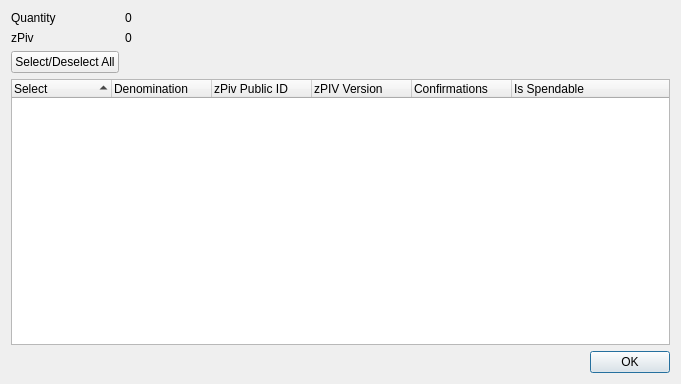
<?xml version="1.0" encoding="UTF-8"?>
<ui version="4.0">
 <class>ZPivControlDialog</class>
 <widget class="QDialog" name="ZPivControlDialog">
  <property name="geometry">
   <rect>
    <x>0</x>
    <y>0</y>
    <width>681</width>
    <height>384</height>
   </rect>
  </property>
  <property name="minimumSize">
   <size>
    <width>681</width>
    <height>384</height>
   </size>
  </property>
  <property name="windowTitle">
   <string>Select zPiv to Spend</string>
  </property>
  <layout class="QGridLayout" name="gridLayout">
   <item row="0" column="0">
    <layout class="QFormLayout" name="formLayout">
     <property name="sizeConstraint">
      <enum>QLayout::SetDefaultConstraint</enum>
     </property>
     <item row="0" column="0">
      <widget class="QLabel" name="labelQuantity">
       <property name="text">
        <string>Quantity</string>
       </property>
      </widget>
     </item>
     <item row="0" column="1">
      <widget class="QLabel" name="labelQuantity_int">
       <property name="text">
        <string>0</string>
       </property>
      </widget>
     </item>
     <item row="1" column="0">
      <widget class="QLabel" name="labelZPiv">
       <property name="text">
        <string>zPiv</string>
       </property>
      </widget>
     </item>
     <item row="1" column="1">
      <widget class="QLabel" name="labelZPiv_int">
       <property name="text">
        <string>0</string>
       </property>
      </widget>
     </item>
     <item row="2" column="0">
      <widget class="QPushButton" name="pushButtonAll">
       <property name="text">
        <string>Select/Deselect All</string>
       </property>
      </widget>
     </item>
    </layout>
   </item>
   <item row="1" column="0">
    <layout class="QVBoxLayout" name="verticalLayout">
     <item>
      <widget class="QTreeWidget" name="treeWidget">
       <property name="minimumSize">
        <size>
         <width>0</width>
         <height>250</height>
        </size>
       </property>
       <property name="alternatingRowColors">
        <bool>true</bool>
       </property>
       <property name="sortingEnabled">
        <bool>true</bool>
       </property>
       <property name="columnCount">
        <number>5</number>
       </property>
       <attribute name="headerDefaultSectionSize">
        <number>100</number>
       </attribute>
       <column>
        <property name="text">
         <string notr="true">Select</string>
        </property>
       </column>
       <column>
        <property name="text">
         <string notr="true">Denomination</string>
        </property>
       </column>
       <column>
        <property name="text">
         <string notr="true">zPiv Public ID</string>
        </property>
       </column>
       <column>
        <property name="text">
         <string notr="true">zPIV Version</string>
        </property>
       </column>
       <column>
        <property name="text">
         <string notr="true">Confirmations</string>
        </property>
       </column>
       <column>
        <property name="text">
         <string>Is Spendable</string>
        </property>
       </column>
      </widget>
     </item>
     <item>
      <widget class="QDialogButtonBox" name="buttonBox">
       <property name="orientation">
        <enum>Qt::Horizontal</enum>
       </property>
       <property name="standardButtons">
        <set>QDialogButtonBox::Ok</set>
       </property>
      </widget>
     </item>
    </layout>
   </item>
  </layout>
 </widget>
 <resources/>
 <connections>
  <connection>
   <sender>buttonBox</sender>
   <signal>accepted()</signal>
   <receiver>ZPivControlDialog</receiver>
   <slot>accept()</slot>
   <hints>
    <hint type="sourcelabel">
     <x>248</x>
     <y>254</y>
    </hint>
    <hint type="destinationlabel">
     <x>157</x>
     <y>274</y>
    </hint>
   </hints>
  </connection>
  <connection>
   <sender>buttonBox</sender>
   <signal>rejected()</signal>
   <receiver>ZPivControlDialog</receiver>
   <slot>reject()</slot>
   <hints>
    <hint type="sourcelabel">
     <x>316</x>
     <y>260</y>
    </hint>
    <hint type="destinationlabel">
     <x>286</x>
     <y>274</y>
    </hint>
   </hints>
  </connection>
 </connections>
</ui>
